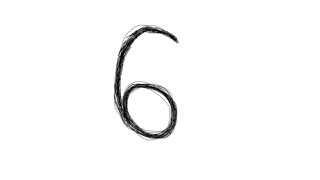
#> input picture data/6-1.jpg, 320 x 180 px, found by its file name
$ python main_trained.py
#> lines starting #> are read from the running program, lines starting #| are printed output that depends on the picture
### src/network1/network_trained.py
import numpy as np
import json

class Network_trained(object):
    def __init__(self, sizes):
        self.num_layers = len(sizes)
        self.sizes = sizes
        '''
        self.biases = np.load("trained_biases.npy")
        self.weights = np.load("trained_weights.npy")
        '''
        fw = open('trained_weights.json', 'r')
        fb = open('trained_biases.json', 'r')
        '''
        since weights and biases have been stored in the form of lists,
        converting them to numpy arrays/ndarrays
        '''
        self.weights = json.load(fw)
        self.weights = [np.array(w) for w in self.weights]
        self.biases = json.load(fb)
        self.biases = [np.array(b) for b in self.biases]
        fw.close()
        fb.close()

    def feedforward(self, a):
        for b, w in zip(self.biases, self.weights):
            a = sigmoid(np.dot(w, a) + b)
        return a

def sigmoid(z):
    return 1.0 / (1.0 + np.exp(-z))

### src/network1/main_trained.py
import network_trained
import cv2
import numpy as np

#filename = '../data/mnistasjpg/trainingSample/img_6.jpg'
filename = '../data/6-1.jpg'
print(filename)
image = cv2.imread(filename, 0)
#> image is the input picture: shape (180, 320); min 0, max 255, mean 249
image = cv2.resize(image, (28, 28))
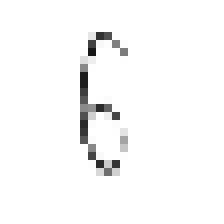
#> image: shape (28, 28) (shown 8 times larger); min 22, max 255, mean 248.8
#cv2.imwrite('../data/7-resized.png', image)
image = image.reshape(784, 1)
#> image = 784 values, max 255 at index 0, min 22 at index 179, mean 248.8
net_trained = network_trained.Network_trained([784, 100, 10])
#> (reads src/network1/trained_weights.json from the repository)
#> (reads src/network1/trained_biases.json from the repository)
output = net_trained.feedforward(image)
#> output = [0.000107, 1.9e-08, 0.0155, 0.308, 2.17e-12, 3.91e-05, 7.42e-09, 1.22e-09, 0.0534, 7.38e-05]
print(output)
#| [[1.06618077e-04]
#|  [1.89852531e-08]
#|  [1.55362853e-02]
#|  [3.07569388e-01]
#|  [2.16728188e-12]
#|  [3.90686511e-05]
#|  [7.41600911e-09]
#|  [1.22454022e-09]
#|  [5.34132671e-02]
#|  [7.37601111e-05]]
output = np.argmax(output)
#> output = 3
print(output)
#| 3
